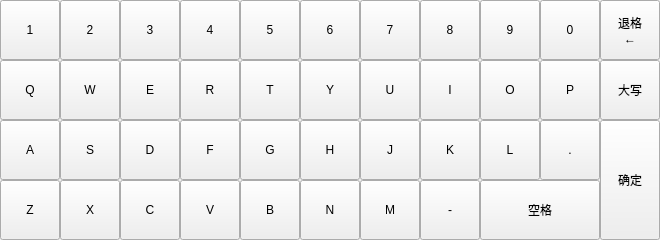
<?xml version="1.0" encoding="UTF-8"?>
<ui version="4.0">
 <class>Input</class>
 <widget class="QWidget" name="Input">
  <property name="geometry">
   <rect>
    <x>0</x>
    <y>0</y>
    <width>660</width>
    <height>240</height>
   </rect>
  </property>
  <property name="windowTitle">
   <string>Form</string>
  </property>
  <widget class="QWidget" name="widget" native="true">
   <property name="geometry">
    <rect>
     <x>0</x>
     <y>0</y>
     <width>660</width>
     <height>240</height>
    </rect>
   </property>
   <property name="maximumSize">
    <size>
     <width>660</width>
     <height>240</height>
    </size>
   </property>
   <layout class="QGridLayout" name="gridLayout">
    <property name="leftMargin">
     <number>0</number>
    </property>
    <property name="topMargin">
     <number>0</number>
    </property>
    <property name="rightMargin">
     <number>0</number>
    </property>
    <property name="bottomMargin">
     <number>0</number>
    </property>
    <property name="spacing">
     <number>0</number>
    </property>
    <item row="0" column="5">
     <widget class="QPushButton" name="Key_6">
      <property name="sizePolicy">
       <sizepolicy hsizetype="Expanding" vsizetype="Expanding">
        <horstretch>0</horstretch>
        <verstretch>0</verstretch>
       </sizepolicy>
      </property>
      <property name="focusPolicy">
       <enum>Qt::NoFocus</enum>
      </property>
      <property name="text">
       <string>6</string>
      </property>
     </widget>
    </item>
    <item row="0" column="6">
     <widget class="QPushButton" name="Key_7">
      <property name="sizePolicy">
       <sizepolicy hsizetype="Expanding" vsizetype="Expanding">
        <horstretch>0</horstretch>
        <verstretch>0</verstretch>
       </sizepolicy>
      </property>
      <property name="focusPolicy">
       <enum>Qt::NoFocus</enum>
      </property>
      <property name="text">
       <string>7</string>
      </property>
     </widget>
    </item>
    <item row="0" column="2">
     <widget class="QPushButton" name="Key_3">
      <property name="sizePolicy">
       <sizepolicy hsizetype="Expanding" vsizetype="Expanding">
        <horstretch>0</horstretch>
        <verstretch>0</verstretch>
       </sizepolicy>
      </property>
      <property name="focusPolicy">
       <enum>Qt::NoFocus</enum>
      </property>
      <property name="text">
       <string>3</string>
      </property>
     </widget>
    </item>
    <item row="0" column="4">
     <widget class="QPushButton" name="Key_5">
      <property name="sizePolicy">
       <sizepolicy hsizetype="Expanding" vsizetype="Expanding">
        <horstretch>0</horstretch>
        <verstretch>0</verstretch>
       </sizepolicy>
      </property>
      <property name="focusPolicy">
       <enum>Qt::NoFocus</enum>
      </property>
      <property name="text">
       <string>5</string>
      </property>
     </widget>
    </item>
    <item row="1" column="9">
     <widget class="QPushButton" name="Key_P">
      <property name="sizePolicy">
       <sizepolicy hsizetype="Expanding" vsizetype="Expanding">
        <horstretch>0</horstretch>
        <verstretch>0</verstretch>
       </sizepolicy>
      </property>
      <property name="focusPolicy">
       <enum>Qt::NoFocus</enum>
      </property>
      <property name="text">
       <string>P</string>
      </property>
     </widget>
    </item>
    <item row="1" column="10">
     <widget class="QPushButton" name="Key_CapsLock">
      <property name="sizePolicy">
       <sizepolicy hsizetype="Expanding" vsizetype="Expanding">
        <horstretch>0</horstretch>
        <verstretch>0</verstretch>
       </sizepolicy>
      </property>
      <property name="focusPolicy">
       <enum>Qt::NoFocus</enum>
      </property>
      <property name="text">
       <string>大写</string>
      </property>
     </widget>
    </item>
    <item row="2" column="0">
     <widget class="QPushButton" name="Key_A">
      <property name="sizePolicy">
       <sizepolicy hsizetype="Expanding" vsizetype="Expanding">
        <horstretch>0</horstretch>
        <verstretch>0</verstretch>
       </sizepolicy>
      </property>
      <property name="focusPolicy">
       <enum>Qt::NoFocus</enum>
      </property>
      <property name="text">
       <string>A</string>
      </property>
     </widget>
    </item>
    <item row="2" column="1">
     <widget class="QPushButton" name="Key_S">
      <property name="sizePolicy">
       <sizepolicy hsizetype="Expanding" vsizetype="Expanding">
        <horstretch>0</horstretch>
        <verstretch>0</verstretch>
       </sizepolicy>
      </property>
      <property name="focusPolicy">
       <enum>Qt::NoFocus</enum>
      </property>
      <property name="text">
       <string>S</string>
      </property>
     </widget>
    </item>
    <item row="2" column="2">
     <widget class="QPushButton" name="Key_D">
      <property name="sizePolicy">
       <sizepolicy hsizetype="Expanding" vsizetype="Expanding">
        <horstretch>0</horstretch>
        <verstretch>0</verstretch>
       </sizepolicy>
      </property>
      <property name="focusPolicy">
       <enum>Qt::NoFocus</enum>
      </property>
      <property name="text">
       <string>D</string>
      </property>
     </widget>
    </item>
    <item row="2" column="3">
     <widget class="QPushButton" name="Key_F">
      <property name="sizePolicy">
       <sizepolicy hsizetype="Expanding" vsizetype="Expanding">
        <horstretch>0</horstretch>
        <verstretch>0</verstretch>
       </sizepolicy>
      </property>
      <property name="focusPolicy">
       <enum>Qt::NoFocus</enum>
      </property>
      <property name="text">
       <string>F</string>
      </property>
     </widget>
    </item>
    <item row="2" column="4">
     <widget class="QPushButton" name="Key_G">
      <property name="sizePolicy">
       <sizepolicy hsizetype="Expanding" vsizetype="Expanding">
        <horstretch>0</horstretch>
        <verstretch>0</verstretch>
       </sizepolicy>
      </property>
      <property name="focusPolicy">
       <enum>Qt::NoFocus</enum>
      </property>
      <property name="text">
       <string>G</string>
      </property>
     </widget>
    </item>
    <item row="2" column="5">
     <widget class="QPushButton" name="Key_H">
      <property name="sizePolicy">
       <sizepolicy hsizetype="Expanding" vsizetype="Expanding">
        <horstretch>0</horstretch>
        <verstretch>0</verstretch>
       </sizepolicy>
      </property>
      <property name="focusPolicy">
       <enum>Qt::NoFocus</enum>
      </property>
      <property name="text">
       <string>H</string>
      </property>
     </widget>
    </item>
    <item row="2" column="6">
     <widget class="QPushButton" name="Key_J">
      <property name="sizePolicy">
       <sizepolicy hsizetype="Expanding" vsizetype="Expanding">
        <horstretch>0</horstretch>
        <verstretch>0</verstretch>
       </sizepolicy>
      </property>
      <property name="focusPolicy">
       <enum>Qt::NoFocus</enum>
      </property>
      <property name="text">
       <string>J</string>
      </property>
     </widget>
    </item>
    <item row="2" column="7">
     <widget class="QPushButton" name="Key_K">
      <property name="sizePolicy">
       <sizepolicy hsizetype="Expanding" vsizetype="Expanding">
        <horstretch>0</horstretch>
        <verstretch>0</verstretch>
       </sizepolicy>
      </property>
      <property name="focusPolicy">
       <enum>Qt::NoFocus</enum>
      </property>
      <property name="text">
       <string>K</string>
      </property>
     </widget>
    </item>
    <item row="2" column="8">
     <widget class="QPushButton" name="Key_L">
      <property name="sizePolicy">
       <sizepolicy hsizetype="Expanding" vsizetype="Expanding">
        <horstretch>0</horstretch>
        <verstretch>0</verstretch>
       </sizepolicy>
      </property>
      <property name="focusPolicy">
       <enum>Qt::NoFocus</enum>
      </property>
      <property name="text">
       <string>L</string>
      </property>
     </widget>
    </item>
    <item row="1" column="3">
     <widget class="QPushButton" name="Key_R">
      <property name="sizePolicy">
       <sizepolicy hsizetype="Expanding" vsizetype="Expanding">
        <horstretch>0</horstretch>
        <verstretch>0</verstretch>
       </sizepolicy>
      </property>
      <property name="focusPolicy">
       <enum>Qt::NoFocus</enum>
      </property>
      <property name="text">
       <string>R</string>
      </property>
     </widget>
    </item>
    <item row="1" column="4">
     <widget class="QPushButton" name="Key_T">
      <property name="sizePolicy">
       <sizepolicy hsizetype="Expanding" vsizetype="Expanding">
        <horstretch>0</horstretch>
        <verstretch>0</verstretch>
       </sizepolicy>
      </property>
      <property name="focusPolicy">
       <enum>Qt::NoFocus</enum>
      </property>
      <property name="text">
       <string>T</string>
      </property>
     </widget>
    </item>
    <item row="1" column="5">
     <widget class="QPushButton" name="Key_Y">
      <property name="sizePolicy">
       <sizepolicy hsizetype="Expanding" vsizetype="Expanding">
        <horstretch>0</horstretch>
        <verstretch>0</verstretch>
       </sizepolicy>
      </property>
      <property name="focusPolicy">
       <enum>Qt::NoFocus</enum>
      </property>
      <property name="text">
       <string>Y</string>
      </property>
     </widget>
    </item>
    <item row="1" column="6">
     <widget class="QPushButton" name="Key_U">
      <property name="sizePolicy">
       <sizepolicy hsizetype="Expanding" vsizetype="Expanding">
        <horstretch>0</horstretch>
        <verstretch>0</verstretch>
       </sizepolicy>
      </property>
      <property name="focusPolicy">
       <enum>Qt::NoFocus</enum>
      </property>
      <property name="text">
       <string>U</string>
      </property>
     </widget>
    </item>
    <item row="1" column="7">
     <widget class="QPushButton" name="Key_I">
      <property name="sizePolicy">
       <sizepolicy hsizetype="Expanding" vsizetype="Expanding">
        <horstretch>0</horstretch>
        <verstretch>0</verstretch>
       </sizepolicy>
      </property>
      <property name="focusPolicy">
       <enum>Qt::NoFocus</enum>
      </property>
      <property name="text">
       <string>I</string>
      </property>
     </widget>
    </item>
    <item row="1" column="8">
     <widget class="QPushButton" name="Key_O">
      <property name="sizePolicy">
       <sizepolicy hsizetype="Expanding" vsizetype="Expanding">
        <horstretch>0</horstretch>
        <verstretch>0</verstretch>
       </sizepolicy>
      </property>
      <property name="focusPolicy">
       <enum>Qt::NoFocus</enum>
      </property>
      <property name="text">
       <string>O</string>
      </property>
     </widget>
    </item>
    <item row="0" column="0">
     <widget class="QPushButton" name="Key_1">
      <property name="sizePolicy">
       <sizepolicy hsizetype="Expanding" vsizetype="Expanding">
        <horstretch>0</horstretch>
        <verstretch>0</verstretch>
       </sizepolicy>
      </property>
      <property name="focusPolicy">
       <enum>Qt::NoFocus</enum>
      </property>
      <property name="text">
       <string>1</string>
      </property>
     </widget>
    </item>
    <item row="0" column="1">
     <widget class="QPushButton" name="Key_2">
      <property name="sizePolicy">
       <sizepolicy hsizetype="Expanding" vsizetype="Expanding">
        <horstretch>0</horstretch>
        <verstretch>0</verstretch>
       </sizepolicy>
      </property>
      <property name="focusPolicy">
       <enum>Qt::NoFocus</enum>
      </property>
      <property name="text">
       <string>2</string>
      </property>
     </widget>
    </item>
    <item row="0" column="3">
     <widget class="QPushButton" name="Key_4">
      <property name="sizePolicy">
       <sizepolicy hsizetype="Expanding" vsizetype="Expanding">
        <horstretch>0</horstretch>
        <verstretch>0</verstretch>
       </sizepolicy>
      </property>
      <property name="focusPolicy">
       <enum>Qt::NoFocus</enum>
      </property>
      <property name="text">
       <string>4</string>
      </property>
     </widget>
    </item>
    <item row="1" column="0">
     <widget class="QPushButton" name="Key_Q">
      <property name="sizePolicy">
       <sizepolicy hsizetype="Expanding" vsizetype="Expanding">
        <horstretch>0</horstretch>
        <verstretch>0</verstretch>
       </sizepolicy>
      </property>
      <property name="focusPolicy">
       <enum>Qt::NoFocus</enum>
      </property>
      <property name="text">
       <string>Q</string>
      </property>
     </widget>
    </item>
    <item row="1" column="1">
     <widget class="QPushButton" name="Key_W">
      <property name="sizePolicy">
       <sizepolicy hsizetype="Expanding" vsizetype="Expanding">
        <horstretch>0</horstretch>
        <verstretch>0</verstretch>
       </sizepolicy>
      </property>
      <property name="focusPolicy">
       <enum>Qt::NoFocus</enum>
      </property>
      <property name="text">
       <string>W</string>
      </property>
     </widget>
    </item>
    <item row="1" column="2">
     <widget class="QPushButton" name="Key_E">
      <property name="sizePolicy">
       <sizepolicy hsizetype="Expanding" vsizetype="Expanding">
        <horstretch>0</horstretch>
        <verstretch>0</verstretch>
       </sizepolicy>
      </property>
      <property name="focusPolicy">
       <enum>Qt::NoFocus</enum>
      </property>
      <property name="text">
       <string>E</string>
      </property>
     </widget>
    </item>
    <item row="0" column="7">
     <widget class="QPushButton" name="Key_8">
      <property name="sizePolicy">
       <sizepolicy hsizetype="Expanding" vsizetype="Expanding">
        <horstretch>0</horstretch>
        <verstretch>0</verstretch>
       </sizepolicy>
      </property>
      <property name="focusPolicy">
       <enum>Qt::NoFocus</enum>
      </property>
      <property name="text">
       <string>8</string>
      </property>
     </widget>
    </item>
    <item row="0" column="8">
     <widget class="QPushButton" name="Key_9">
      <property name="sizePolicy">
       <sizepolicy hsizetype="Expanding" vsizetype="Expanding">
        <horstretch>0</horstretch>
        <verstretch>0</verstretch>
       </sizepolicy>
      </property>
      <property name="focusPolicy">
       <enum>Qt::NoFocus</enum>
      </property>
      <property name="text">
       <string>9</string>
      </property>
     </widget>
    </item>
    <item row="0" column="9">
     <widget class="QPushButton" name="Key_0">
      <property name="sizePolicy">
       <sizepolicy hsizetype="Expanding" vsizetype="Expanding">
        <horstretch>0</horstretch>
        <verstretch>0</verstretch>
       </sizepolicy>
      </property>
      <property name="focusPolicy">
       <enum>Qt::NoFocus</enum>
      </property>
      <property name="text">
       <string>0</string>
      </property>
     </widget>
    </item>
    <item row="0" column="10">
     <widget class="QPushButton" name="Key_Backspace">
      <property name="sizePolicy">
       <sizepolicy hsizetype="Expanding" vsizetype="Expanding">
        <horstretch>0</horstretch>
        <verstretch>0</verstretch>
       </sizepolicy>
      </property>
      <property name="focusPolicy">
       <enum>Qt::NoFocus</enum>
      </property>
      <property name="text">
       <string>退格
←</string>
      </property>
     </widget>
    </item>
    <item row="2" column="9">
     <widget class="QPushButton" name="Key_Period">
      <property name="sizePolicy">
       <sizepolicy hsizetype="Expanding" vsizetype="Expanding">
        <horstretch>0</horstretch>
        <verstretch>0</verstretch>
       </sizepolicy>
      </property>
      <property name="focusPolicy">
       <enum>Qt::NoFocus</enum>
      </property>
      <property name="text">
       <string>.</string>
      </property>
     </widget>
    </item>
    <item row="2" column="10" rowspan="2">
     <widget class="QPushButton" name="Key_Enter">
      <property name="sizePolicy">
       <sizepolicy hsizetype="Expanding" vsizetype="Expanding">
        <horstretch>0</horstretch>
        <verstretch>0</verstretch>
       </sizepolicy>
      </property>
      <property name="focusPolicy">
       <enum>Qt::NoFocus</enum>
      </property>
      <property name="text">
       <string>确定</string>
      </property>
     </widget>
    </item>
    <item row="3" column="0">
     <widget class="QPushButton" name="Key_Z">
      <property name="sizePolicy">
       <sizepolicy hsizetype="Expanding" vsizetype="Expanding">
        <horstretch>0</horstretch>
        <verstretch>0</verstretch>
       </sizepolicy>
      </property>
      <property name="focusPolicy">
       <enum>Qt::NoFocus</enum>
      </property>
      <property name="text">
       <string>Z</string>
      </property>
     </widget>
    </item>
    <item row="3" column="1">
     <widget class="QPushButton" name="Key_X">
      <property name="sizePolicy">
       <sizepolicy hsizetype="Expanding" vsizetype="Expanding">
        <horstretch>0</horstretch>
        <verstretch>0</verstretch>
       </sizepolicy>
      </property>
      <property name="focusPolicy">
       <enum>Qt::NoFocus</enum>
      </property>
      <property name="text">
       <string>X</string>
      </property>
     </widget>
    </item>
    <item row="3" column="2">
     <widget class="QPushButton" name="Key_C">
      <property name="sizePolicy">
       <sizepolicy hsizetype="Expanding" vsizetype="Expanding">
        <horstretch>0</horstretch>
        <verstretch>0</verstretch>
       </sizepolicy>
      </property>
      <property name="focusPolicy">
       <enum>Qt::NoFocus</enum>
      </property>
      <property name="text">
       <string>C</string>
      </property>
     </widget>
    </item>
    <item row="3" column="3">
     <widget class="QPushButton" name="Key_V">
      <property name="sizePolicy">
       <sizepolicy hsizetype="Expanding" vsizetype="Expanding">
        <horstretch>0</horstretch>
        <verstretch>0</verstretch>
       </sizepolicy>
      </property>
      <property name="focusPolicy">
       <enum>Qt::NoFocus</enum>
      </property>
      <property name="text">
       <string>V</string>
      </property>
     </widget>
    </item>
    <item row="3" column="4">
     <widget class="QPushButton" name="Key_B">
      <property name="sizePolicy">
       <sizepolicy hsizetype="Expanding" vsizetype="Expanding">
        <horstretch>0</horstretch>
        <verstretch>0</verstretch>
       </sizepolicy>
      </property>
      <property name="focusPolicy">
       <enum>Qt::NoFocus</enum>
      </property>
      <property name="text">
       <string>B</string>
      </property>
     </widget>
    </item>
    <item row="3" column="5">
     <widget class="QPushButton" name="Key_N">
      <property name="sizePolicy">
       <sizepolicy hsizetype="Expanding" vsizetype="Expanding">
        <horstretch>0</horstretch>
        <verstretch>0</verstretch>
       </sizepolicy>
      </property>
      <property name="focusPolicy">
       <enum>Qt::NoFocus</enum>
      </property>
      <property name="text">
       <string>N</string>
      </property>
     </widget>
    </item>
    <item row="3" column="6">
     <widget class="QPushButton" name="Key_M">
      <property name="sizePolicy">
       <sizepolicy hsizetype="Expanding" vsizetype="Expanding">
        <horstretch>0</horstretch>
        <verstretch>0</verstretch>
       </sizepolicy>
      </property>
      <property name="focusPolicy">
       <enum>Qt::NoFocus</enum>
      </property>
      <property name="text">
       <string>M</string>
      </property>
     </widget>
    </item>
    <item row="3" column="7">
     <widget class="QPushButton" name="Key_Minus">
      <property name="sizePolicy">
       <sizepolicy hsizetype="Expanding" vsizetype="Expanding">
        <horstretch>0</horstretch>
        <verstretch>0</verstretch>
       </sizepolicy>
      </property>
      <property name="focusPolicy">
       <enum>Qt::NoFocus</enum>
      </property>
      <property name="text">
       <string>-</string>
      </property>
     </widget>
    </item>
    <item row="3" column="8" colspan="2">
     <widget class="QPushButton" name="Key_Space">
      <property name="sizePolicy">
       <sizepolicy hsizetype="Expanding" vsizetype="Expanding">
        <horstretch>0</horstretch>
        <verstretch>0</verstretch>
       </sizepolicy>
      </property>
      <property name="focusPolicy">
       <enum>Qt::NoFocus</enum>
      </property>
      <property name="text">
       <string>空格</string>
      </property>
     </widget>
    </item>
   </layout>
  </widget>
 </widget>
 <resources/>
 <connections/>
</ui>
